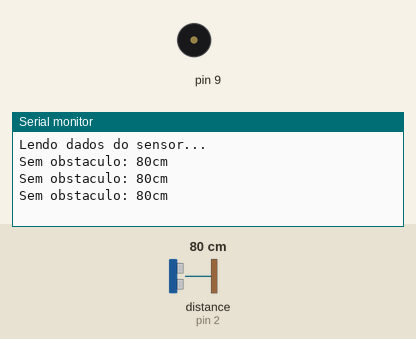
Simulated run of this sketch. Board: Arduino Uno, built with avr-gcc and run on an emulated ATmega328P. Parts: buzzer (waves = sounding), the last lines printed to the serial monitor. Wiring (inferred from the names in the program): ultrasonic range finder: trigger pin 3; echo pin 2. The inputs (shaded band) are chosen by the test bench; at power-on: distance to the obstacle (sensor on pin 2) 80 cm. The echo pulse lasts 58.3 µs per cm.

Above: at 1.2 s.
1.3 s: distance to the obstacle (sensor on pin 2) set to 46 cm
At 1.94 s:
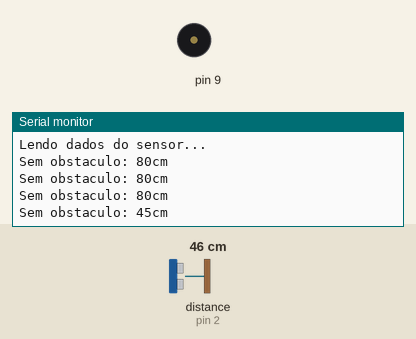
4.3 s: distance to the obstacle (sensor on pin 2) set to 39 cm
At 4.58 s:
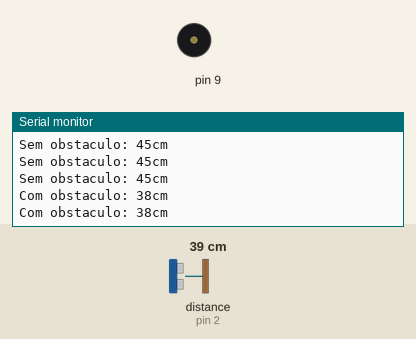
6.3 s: distance to the obstacle (sensor on pin 2) set to 183 cm
At 6.56 s:
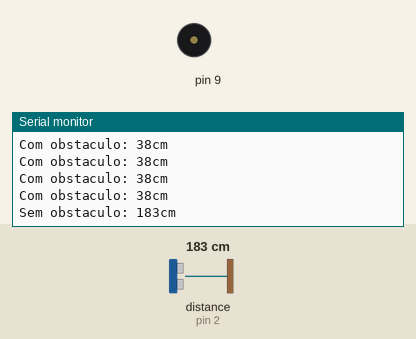
9.3 s: distance to the obstacle (sensor on pin 2) set to 2 cm
At 9.33 s:
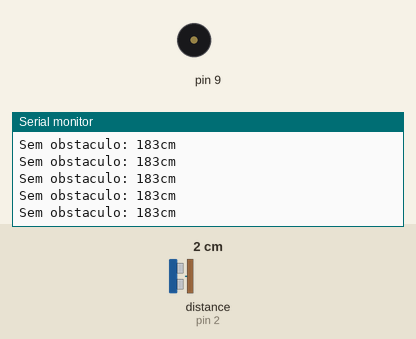
10.8 s: distance to the obstacle (sensor on pin 2) set to 120 cm
At 11.1 s:
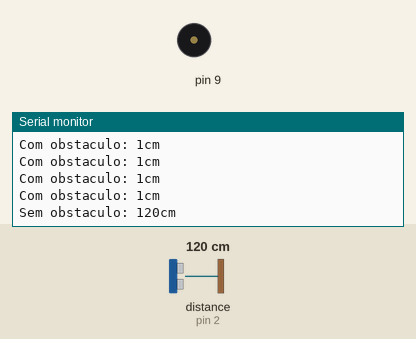
Timing chart, 0 to 13.8 s (numbered marks = the images above; inputs shaded):
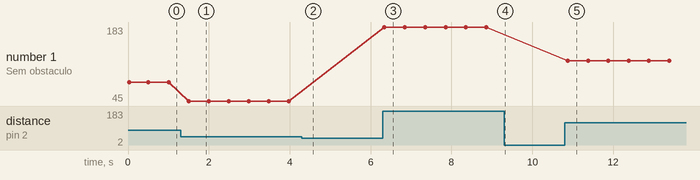

The sketch:

sensor_ultrassonico_buzzer.ino
```cpp
/*******************************************************************************
**Distancia / Sensor
*******************************************************************************/
// #include <Ultrasonic.h>  // caso seja necessario incluir a biblioteca no menu Sketch
const int TRIG = 3;
const int ECHO = 2;
const int distancia_obstaculo = 40;
//buzzer
float seno;
int frequencia;


void setup() {
  Serial.begin(9600);
  pinMode(TRIG,OUTPUT);
  pinMode(ECHO,INPUT);
  Serial.println("Lendo dados do sensor...");
  //define o pino 9 como saída
  pinMode(9,OUTPUT);
}

void loop() {
  int distancia = sensor_distancia(TRIG,ECHO); // retorno da funcao
    if(distancia <= distancia_obstaculo){
      Serial.print("Com obstaculo: ");
      Serial.print(distancia);
      Serial.println("cm");
    }
    else{
      Serial.print("Sem obstaculo: ");
      Serial.print(distancia);
      Serial.println("cm");
    }
    if(distancia>40){
        for(int x=0;x<180;x++){
          //converte graus para radiando e depois obtém o valor do seno
          seno=(sin(x*3.1416/180));
          //gera uma frequência a partir do valor do seno
          frequencia = 2000+(int(seno*1000));
          tone(9,frequencia);
          delay(2);
        }
    }
    noTone(9);
  delay(100);
}

int sensor_distancia(int pinotrig,int pinoecho){
  digitalWrite(pinotrig,LOW);
  delayMicroseconds(2);
  digitalWrite(pinotrig,HIGH);
  delayMicroseconds(10);
  digitalWrite(pinotrig,LOW);

  return pulseIn(pinoecho,HIGH)/58;
}
```

Measured:
- the behaviour switches between 42 and 41 cm on distance to the obstacle (sensor on pin 2) (found by bisection; images 1 and 2)
- after the input at 1.3 s, the serial monitor: prints a new line after 0.20 s (image 1)
- after the input at 4.3 s, the serial monitor: prints a new line after 0.18 s (image 2)
- after the input at 6.3 s, the serial monitor: prints a new line at once (image 3)
- after the input at 10.8 s, the serial monitor: prints a new line after 0.08 s (image 5)
- plotted number 1: 80 → 45 after the input at 1.3 s, 45 → 183 after the input at 6.3 s, 183 → 120 after the input at 10.8 s
